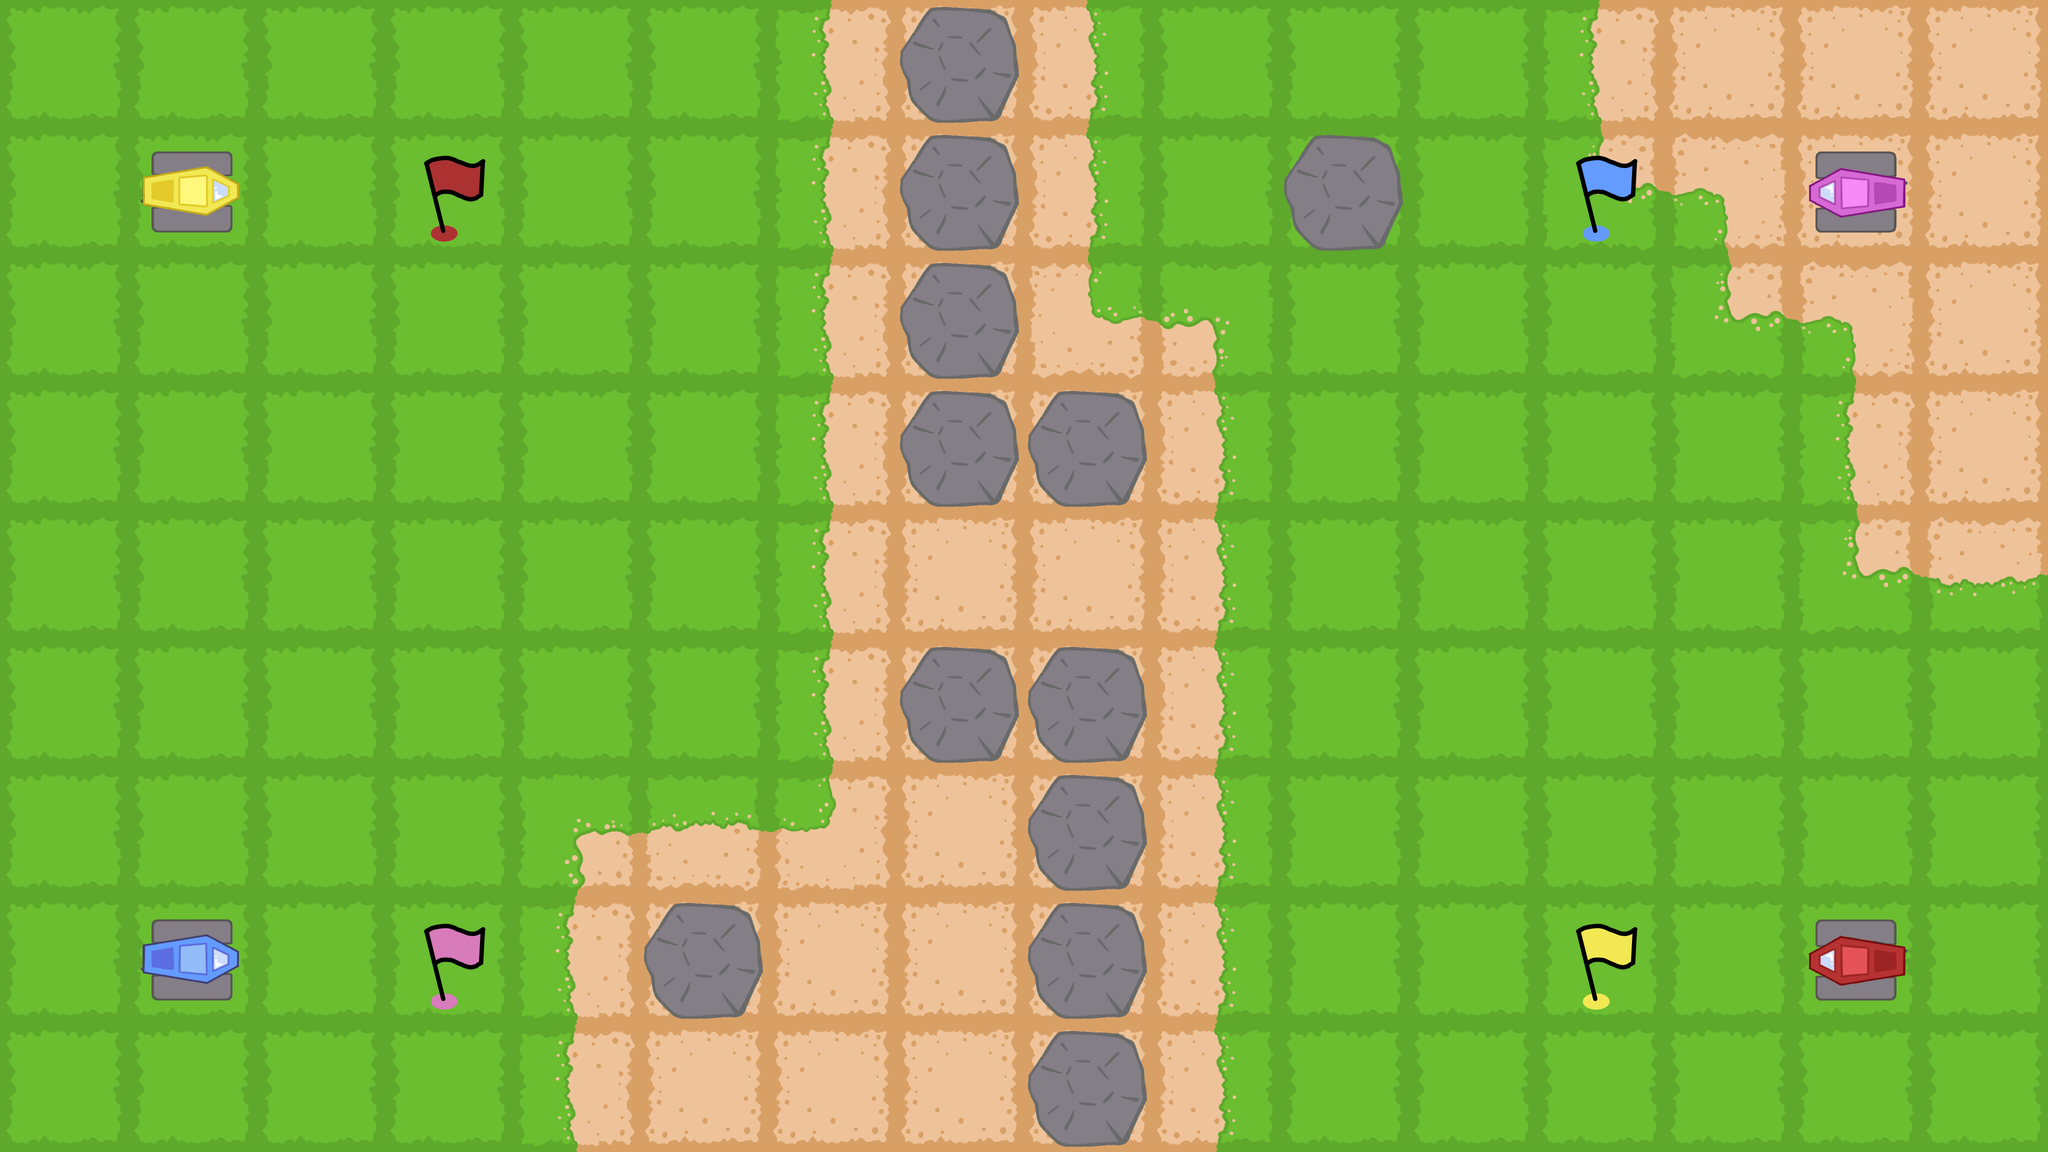

The image is a tile-based game level rendered from a .tmx file. Its description and complete source (layers, tilesets, objects, tile grids) follow:
An orthogonal 16x9 tile map with 256x256 px tiles, 3 tile layers (Base, Objects, Player), 3 tilesets.

<map version="1.10" tiledversion="1.10.1" orientation="orthogonal" renderorder="right-down" width="16" height="9" tilewidth="256" tileheight="256" infinite="0" nextlayerid="4" nextobjectid="1">
 <properties>
  <property name="left" type="int" value="2" />
  <property name="motor_off" type="int" value="2" />
  <property name="motor_on" type="int" value="2" />
  <property name="right" type="int" value="2" />
  <property name="story">[[pre_level]]
text = """
Hello back, programmers. Your captain is speaking.
I have just received good news from our engineers. The commands have been successfully recovered. They should work fine now.
Let's go back to our last mission to try out your new cards.
"""
profil = "Captain"
background = "OuterSpace"
[[pre_level]]
text = """
Here we are again. Anyway, this time around, it should be a lot easier for you to reach your goal without crashing.
In your programming panel, you'll now have the commands to turn your robot's motor off and back on.
Of course, the robots themselves will still be on during said period and will therefore still be able to follow your commands.
Turning the motor off simply means that the robot won't move anymore until the motor is turned on again. It's very useful, isn't it?
Well, then, this should be easy to do now. There is certainly no problem for you.
"""
profil = "Captain"
[[after_level]]
text = """
How do you like your new commands? Certainly useful, no?
Anyway, let's actually do some proper missions now!
"""
profil = "Captain"</property>
  <property name="wait" type="int" value="9" />
 </properties>
 <tileset firstgid="1" source="../img/BaseTiles/BaseTiles.tsx" />
 <tileset firstgid="13" source="../img/ObjectTiles/ObjectTiles.tsx" />
 <tileset firstgid="17" source="../img/Player/Player.tsx" />
 <layer id="1" name="Base" width="16" height="9">
  <data encoding="csv">
1,1,1,1,1,1,3221225475,4,3,1,1,1,3221225475,4,4,4,
1,1,1,1,1,1,3221225475,4,3,1,1,1,1610612738,2684354565,4,4,
1,1,1,1,1,1,3221225475,4,1610612741,2684354562,1,1,1,1610612738,2684354565,4,
1,1,1,1,1,1,3221225475,4,4,3,1,1,1,1,3221225475,4,
1,1,1,1,1,1,3221225475,4,4,3,1,1,1,1,1610612738,2684354563,
1,1,1,1,1,1,3221225475,4,4,3,1,1,1,1,1,1,
1,1,1,1,2,1610612739,3221225477,4,4,3,1,1,1,1,1,1,
1,1,1,1,3221225475,4,4,4,4,3,1,1,1,1,1,1,
1,1,1,1,3221225475,4,4,4,4,3,1,1,1,1,1,1
</data>
 </layer>
 <layer id="2" name="Objects" width="16" height="9">
  <data encoding="csv">
0,0,0,0,0,0,0,14,0,0,0,0,0,0,0,0,
0,0,0,0,0,0,0,14,0,0,14,0,0,0,0,0,
0,0,0,0,0,0,0,14,0,0,0,0,0,0,0,0,
0,0,0,0,0,0,0,14,14,0,0,0,0,0,0,0,
0,0,0,0,0,0,0,0,0,0,0,0,0,0,0,0,
0,0,0,0,0,0,0,14,14,0,0,0,0,0,0,0,
0,0,0,0,0,0,0,0,14,0,0,0,0,0,0,0,
0,0,0,0,0,14,0,0,14,0,0,0,0,0,0,0,
0,0,0,0,0,0,0,0,14,0,0,0,0,0,0,0
</data>
 </layer>
 <layer id="3" name="Player" width="16" height="9">
  <data encoding="csv">
0,0,0,0,0,0,0,0,0,0,0,0,0,0,0,0,
0,2684354577,0,23,0,0,0,0,0,0,0,0,24,0,1610612756,0,
0,0,0,0,0,0,0,0,0,0,0,0,0,0,0,0,
0,0,0,0,0,0,0,0,0,0,0,0,0,0,0,0,
0,0,0,0,0,0,0,0,0,0,0,0,0,0,0,0,
0,0,0,0,0,0,0,0,0,0,0,0,0,0,0,0,
0,0,0,0,0,0,0,0,0,0,0,0,0,0,0,0,
0,2684354579,0,25,0,0,0,0,0,0,0,0,22,0,1610612754,0,
0,0,0,0,0,0,0,0,0,0,0,0,0,0,0,0
</data>
 </layer>
</map>
